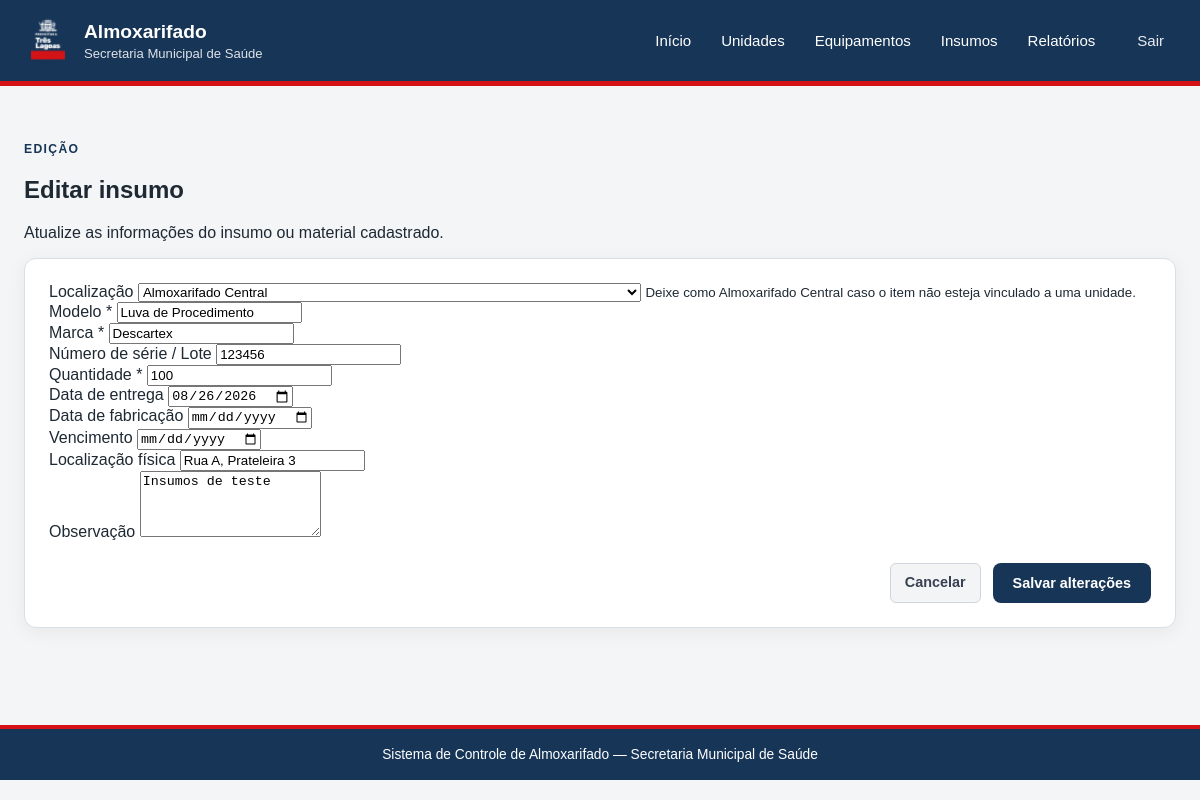
/insumos/1/editar (signed in), run on the app's committed database.
### tables this page shows
CREATE TABLE insumos (
    id_insumo INTEGER PRIMARY KEY AUTOINCREMENT,
    id_unidade INTEGER,
    modelo TEXT,
    marca TEXT,
    numero_serie TEXT,
    quantidade INTEGER DEFAULT 0,
    data_entrega DATE,
    data_fabricacao DATE,
    vencimento DATE,
    localizacao TEXT,
    observacao TEXT,
    FOREIGN KEY (id_unidade) REFERENCES unidades(id_unidade)
);

### app.py (the view, shortened to what this page needs)
@app.route("/insumos/<int:id_insumo>/editar", methods=["GET", "POST"])
@login_required
def editar_insumo(id_insumo):
    with get_db_connection() as conn:
        insumo = conn.execute(
            """
            SELECT *
            FROM insumos
            WHERE id_insumo = ?
            """,
            (id_insumo,),
        ).fetchone()
        lista_unidades = conn.execute(
            """
            SELECT id_unidade, codigo, nome
            FROM unidades
            ORDER BY nome
            """
        ).fetchall()
    if insumo is None:
        flash("Insumo não encontrado.", "erro")
        return redirect(url_for("insumos"))
    return render_template(
        "editar_insumo.html",
        insumo=insumo,
        unidades=lista_unidades,
    )

### app.py (called while the page is built)
def login_required(f):
    @wraps(f)
    def decorated_function(*args, **kwargs):
        if not session.get("logged_in"):
            flash("Você precisa fazer login para acessar esta página.", "erro")
            return redirect(url_for("login", next=request.url))
        return f(*args, **kwargs)
    return decorated_function

def get_db_connection():
    conn = sqlite3.connect(DATABASE)
    conn.row_factory = sqlite3.Row
    conn.execute("PRAGMA foreign_keys = ON")
    return conn

### templates/editar_insumo.html (shortened to what this page needs)
{% extends "base.html" %}
{% block content %}
<section class="cabecalho-pagina">
    <div>
        <p class="texto-superior texto-superior--azul">EDIÇÃO</p>
        <h2>Editar insumo</h2>
        <p>Atualize as informações do insumo ou material cadastrado.</p>
    </div>
</section>
<section class="painel painel--formulario">
    <form method="post" class="formulario">
        <div class="campo">
            <label for="id_unidade">Localização</label>
            <select id="id_unidade" name="id_unidade">
                <option value="" {% if not insumo['id_unidade'] %}selected{% endif %}>
                    Almoxarifado Central
                </option>
            </select>
            <small>Deixe como Almoxarifado Central caso o item não esteja vinculado a uma unidade.</small>
        </div>
        <div class="campo">
            <label for="modelo">Modelo *</label>
            <input
                type="text"
                id="modelo"
                name="modelo"
                value="{{ insumo['modelo'] }}"
                required
            >
        </div>
        <div class="campo">
            <label for="marca">Marca *</label>
            <input
                type="text"
                id="marca"
                name="marca"
                value="{{ insumo['marca'] }}"
                required
            >
        </div>
        <div class="campo">
            <label for="numero_serie">Número de série / Lote</label>
            <input
                type="text"
                id="numero_serie"
                name="numero_serie"
                value="{{ insumo['numero_serie'] or '' }}"
            >
        </div>
        <div class="campo">
            <label for="quantidade">Quantidade *</label>
            <input
                type="number"
                id="quantidade"
                name="quantidade"
                value="{{ insumo['quantidade'] }}"
                min="0"
                required
            >
        </div>
        <div class="campo">
            <label for="data_entrega">Data de entrega</label>
            <input
                type="date"
                id="data_entrega"
                name="data_entrega"
                value="{{ insumo['data_entrega'] or '' }}"
            >
        </div>
        <div class="campo">
            <label for="data_fabricacao">Data de fabricação</label>
            <input
                type="date"
                id="data_fabricacao"
                name="data_fabricacao"
                value="{{ insumo['data_fabricacao'] or '' }}"
            >
        </div>
        <div class="campo">
            <label for="vencimento">Vencimento</label>
            <input
                type="date"
                id="vencimento"
                name="vencimento"
                value="{{ insumo['vencimento'] or '' }}"
            >
        </div>
        <div class="campo">
            <label for="localizacao">Localização física</label>
            <input
                type="text"
                id="localizacao"
                name="localizacao"
                value="{{ insumo['localizacao'] or '' }}"
                placeholder="Ex.: Rua A, Prateleira 3"
            >
        </div>
        <div class="campo">
            <label for="observacao">Observação</label>
            <textarea
                id="observacao"
                name="observacao"
                rows="4"
            >{{ insumo['observacao'] or '' }}</textarea>
        </div>
        <div class="acoes-formulario">
            <a class="botao botao--cancelar" href="{{ url_for('insumos') }}">
                Cancelar
            </a>
            <button class="botao botao--primario" type="submit">
                Salvar alterações
            </button>
        </div>
    </form>
</section>
{% endblock %}

### static/style.css (style rules this page uses)
:root { --azul-institucional: #173557; --azul-escuro: #0f2945; --vermelho-institucional: #d51317; --branco: #ffffff; --fundo: #f3f5f7; --texto: #1e2933; --texto-suave: #5c6b75; --borda: #d8e0e6; --azul-suave: #eaf0f5; }
* { box-sizing: border-box; }
body { margin: 0; background: var(--fundo); color: var(--texto); font-family: Arial, Helvetica, sans-serif; }
.texto-superior { color: var(--branco); font-size: 0.76rem; font-weight: bold; letter-spacing: 0.11em; }
.texto-superior--azul { color: var(--azul-institucional); }
.painel { min-width: 0; padding: 24px; background: var(--branco); border: 1px solid var(--borda); border-radius: 12px; box-shadow: 0 4px 20px rgba(0, 0, 0, 0.06); }
.form-acoes, .acoes-formulario { display: flex; gap: 12px; justify-content: flex-end; margin-top: 22px; }
.botao { display: inline-block; padding: 10px 14px; border-radius: 6px; font-size: 0.9rem; font-weight: 600; text-decoration: none; }
.botao--primario, .botao-secundario, .botao--secundario { border: none; background: var(--azul-institucional); color: var(--branco); cursor: pointer; transition: background 0.2s ease, transform 0.1s ease; }
.botao--primario { padding: 12px 20px; border-radius: 8px; }
.botao--cancelar { background: #f3f4f6; border: 1px solid #d1d5db; color: #374151; }

### data on the page
insumos: modelo "Luva de Procedimento", marca "Descartex", numero_serie "123456", quantidade "100", data_entrega "08/26/2026", localizacao "Rua A, Prateleira 3", observacao "Insumos de teste"
